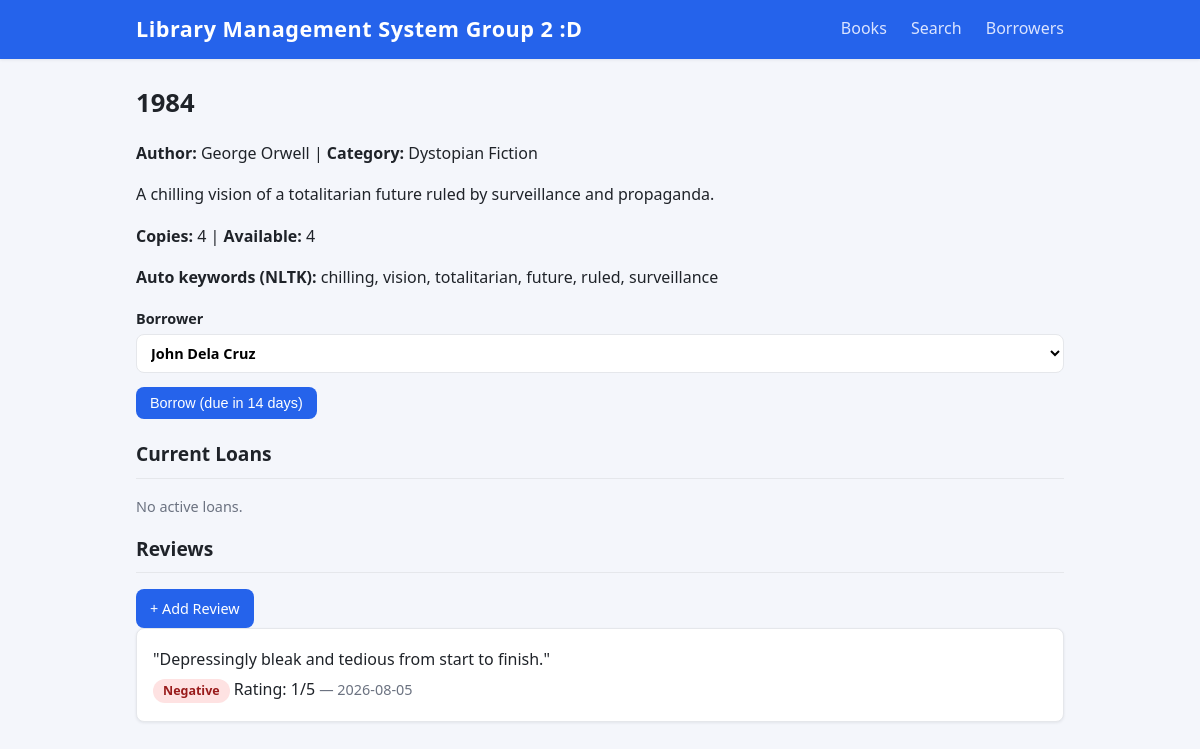
The app's page /books/2, older data.
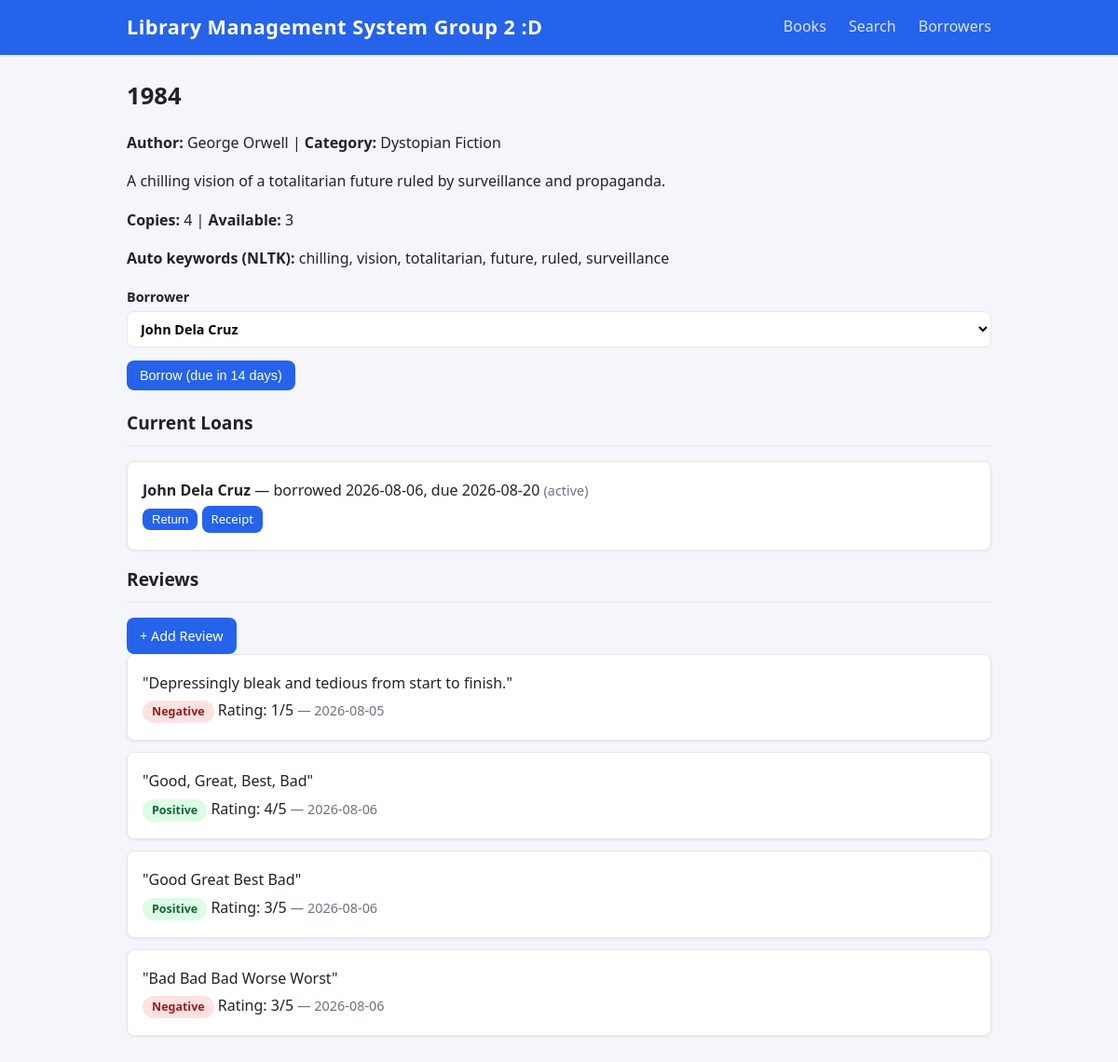
The same page, newer data.
### models.py (models this page shows, shortened)
class Book(db.Model):
    __tablename__ = "books"
    id = db.Column(db.Integer, primary_key=True)
    title = db.Column(db.String(200), nullable=False)
    author = db.Column(db.String(200), nullable=False)
    description = db.Column(db.Text, default="")
    category = db.Column(db.String(100), default="")
    copies = db.Column(db.Integer, default=1)
    keywords = db.Column(db.String(300), default="")
    reviews = db.relationship("Review", backref="book", cascade="all, delete-orphan")
    records = db.relationship("BorrowRecord", backref="book", cascade="all, delete-orphan")
    @property
    def available(self):
        out = sum(1 for r in self.records if not r.is_returned)
        return max(0, self.copies - out)

class Review(db.Model):
    __tablename__ = "reviews"
    id = db.Column(db.Integer, primary_key=True)
    book_id = db.Column(db.Integer, db.ForeignKey("books.id"), nullable=False)
    text = db.Column(db.Text, nullable=False)
    rating = db.Column(db.Integer, nullable=False)
    sentiment_label = db.Column(db.String(20), default="")
    sentiment_scores = db.Column(db.String(300), default="")
    created_at = db.Column(db.DateTime, default=datetime.utcnow)

class BorrowRecord(db.Model):
    __tablename__ = "borrow_records"
    id = db.Column(db.Integer, primary_key=True)
    book_id = db.Column(db.Integer, db.ForeignKey("books.id"), nullable=False)
    borrower_id = db.Column(db.Integer, db.ForeignKey("borrowers.id"), nullable=False)
    borrow_date = db.Column(db.Date, default=date.today)
    due_date = db.Column(db.Date, nullable=False)
    return_date = db.Column(db.Date, nullable=True)
    @property
    def is_returned(self):
        return self.return_date is not None
    @property
    def is_overdue(self):
        return not self.is_returned and date.today() > self.due_date

class Borrower(db.Model):
    __tablename__ = "borrowers"
    id = db.Column(db.Integer, primary_key=True)
    first_name = db.Column(db.String(100), nullable=False)
    last_name = db.Column(db.String(100), nullable=False)
    email = db.Column(db.String(200), unique=True, default="")
    phone = db.Column(db.String(11), default="")
    records = db.relationship("BorrowRecord", backref="borrower", cascade="all, delete-orphan")
    @property
    def full_name(self):
        return f"{self.first_name} {self.last_name}"

### app.py (the view)
@app.route("/books/<int:book_id>")
def book_detail(book_id):
    book = db.get_or_404(Book, book_id)
    return render_template("book_detail.html", book=book,
                           borrowers=Borrower.query.order_by(Borrower.last_name).all())

### templates/book_detail.html (shortened to what this page needs)
{% extends "base.html" %}
{% block content %}
<h1>{{ book.title }}</h1>
<p><strong>Author:</strong> {{ book.author }} |
   <strong>Category:</strong> {{ book.category }}</p>
<p>{{ book.description }}</p>
<p><strong>Copies:</strong> {{ book.copies }} |
   <strong>Available:</strong> {{ book.available }}</p>
<p><strong>Auto keywords (NLTK):</strong> {{ book.keywords }}</p>
{% if book.available > 0 %}
<form method="post" action="{{ url_for('borrow_book') }}">
  <label>Borrower
    <select name="borrower_id" required>
      {% for b in borrowers %}
      <option value="{{ b.id }}">{{ b.full_name }}</option>
      {% endfor %}
    </select>
  </label>
  <button class="btn" type="submit">Borrow (due in 14 days)</button>
</form>
{% else %}
<p class="muted">No copies available to borrow.</p>
{% endif %}
<h2>Current Loans</h2>
{% for record in book.records %}
  {% if not record.is_returned %}
  <div class="card">
    <p><strong>{{ record.borrower.full_name }}</strong> — borrowed {{ record.borrow_date }}, due {{ record.due_date }}
       <span class="muted">({{ 'overdue' if record.is_overdue else 'active' }})</span></p>
    <form method="post" action="{{ url_for('return_book', record_id=record.id) }}" class="inline">
      <button class="btn small" type="submit">Return</button>
    </form>
    <a class="btn small" href="{{ url_for('receipt', record_id=record.id) }}">Receipt</a>
  </div>
  {% endif %}
{% else %}
<p class="muted">No active loans.</p>
{% endfor %}
<h2>Reviews</h2>
<a class="btn" href="{{ url_for('add_review', book_id=book.id) }}">+ Add Review</a>
{% for review in book.reviews %}
<div class="card">
  <p>"{{ review.text }}"</p>
  <p>
    <span class="badge {{ review.sentiment_label|lower }}">{{ review.sentiment_label }}</span>
    Rating: {{ review.rating }}/5
    <span class="muted">— {{ review.created_at.strftime('%Y-%m-%d') }}</span>
  </p>
</div>
{% else %}
<p class="muted">No reviews yet.</p>
{% endfor %}
{% endblock %}

### templates/base.html (shortened to what this page needs)
<!DOCTYPE html>
<html lang="en">
<head>
  <link rel="stylesheet" href="{{ url_for('static', filename='style.css') }}">
</head>
<body>
  <header>
    <div class="container nav">
      <a class="brand" href="{{ url_for('index') }}">Library Management System Group 2 :D</a>
      <nav>
        <a href="{{ url_for('books') }}">Books</a>
        <a href="{{ url_for('search') }}">Search</a>
        <a href="{{ url_for('borrowers') }}">Borrowers</a>
      </nav>
    </div>
  </header>
  <main class="container">
    {% block content %}{% endblock %}
  </main>
</body>
</html>

### static/style.css (style rules this page uses)
:root { --bg: #f4f6fb; --surface: #ffffff; --text: #1f2329; --muted: #6b7280; --primary: #2563eb; --primary-dark: #1d4ed8; --danger: #dc2626; --border: #e5e7eb; --radius: 8px; --shadow: 0 1px 3px rgba(16, 24, 40, 0.08); }
* { box-sizing: border-box; }
body { margin: 0; font-family: system-ui, -apple-system, "Segoe UI", Roboto, Helvetica, Arial, sans-serif; background: var(--bg); color: var(--text); line-height: 1.6; }
.container { max-width: 960px; margin: 0 auto; padding: 0 16px; }
header { background: var(--primary); color: #fff; box-shadow: var(--shadow); }
.nav { display: flex; align-items: center; justify-content: space-between; padding: 12px 16px; }
.brand { font-size: 1.35rem; font-weight: 700; color: #fff; text-decoration: none; letter-spacing: 0.5px; }
.nav nav a { color: #dbe4ff; text-decoration: none; margin-left: 20px; font-weight: 500; transition: color 0.15s ease; }
main.container { padding: 24px 16px 48px; }
h1 { margin-top: 0; font-size: 1.6rem; }
h2 { font-size: 1.2rem; border-bottom: 1px solid var(--border); padding-bottom: 8px; }
a { color: var(--primary); }
.muted { color: var(--muted); font-size: 0.9rem; }
.btn { display: inline-block; background: var(--primary); color: #fff; border: none; border-radius: var(--radius); padding: 8px 14px; font-size: 0.9rem; text-decoration: none; cursor: pointer; transition: background 0.15s ease; }
.btn.small { padding: 4px 10px; font-size: 0.82rem; margin: 0 4px 4px 0; }
.btn.small:last-child { margin-right: 0; }
form { margin-bottom: 20px; }
.inline { display: inline; margin: 0; }
label { display: block; font-weight: 600; margin-bottom: 14px; font-size: 0.9rem; }
input, select, textarea { display: block; width: 100%; margin-top: 4px; padding: 8px 10px; border: 1px solid var(--border); border-radius: var(--radius); font: inherit; background: #fff; }
.card { background: var(--surface); border: 1px solid var(--border); border-radius: var(--radius); padding: 14px 16px; margin-bottom: 12px; box-shadow: var(--shadow); }
.card p { margin: 4px 0; }
.badge { display: inline-block; padding: 2px 10px; border-radius: 999px; font-size: 0.78rem; font-weight: 600; }
.badge.positive { background: #dcfce7; color: #166534; }
.badge.negative { background: #fee2e2; color: #991b1b; }

Row changes from the older to the newer data that the page shows:
added BorrowRecord: available "3"
added BorrowRecord: borrower.full_name "John Dela Cruz", borrow_date "2026-08-06", due_date "2026-08-20", return_date+due_date "active"
added Review: text "Good, Great, Best, Bad", sentiment_label "Positive", rating "4", created_at "2026-08-06"
added Review: text "Good Great Best Bad", sentiment_label "Positive", rating "3", created_at "2026-08-06"
added Review: text "Bad Bad Bad Worse Worst", sentiment_label "Negative", rating "3", created_at "2026-08-06"
Text that changed along with them:
{{ book.available }}: "4" → "3"
text no longer shown: "No active loans."
